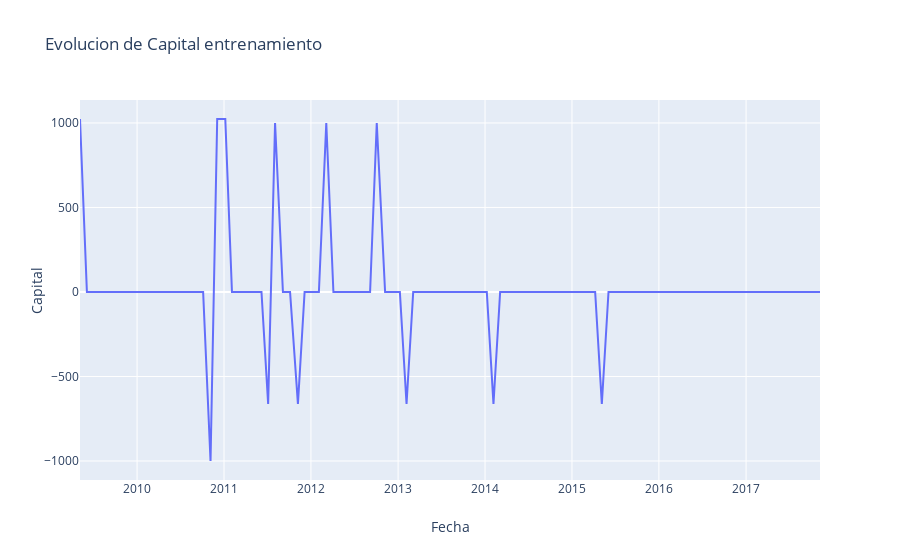

Write notebook code for a chart like this one.
### Code cell
fig=go.Figure()
fig.add_trace(go.Scatter(x=df_backtestentrenamiento["timestamp"], y=df_backtestentrenamiento["capital"]))
fig.update_layout(title='Evolucion de Capital entrenamiento',
                   xaxis_title='Fecha',
                   yaxis_title='Capital')
